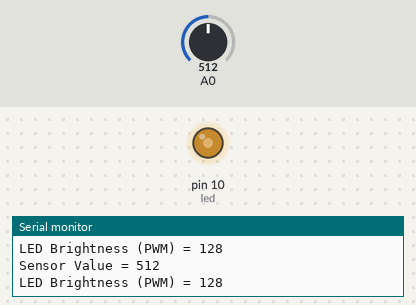
Simulated run of this sketch. Board: Arduino Uno, built with avr-gcc and run on an emulated ATmega328P. Parts: output pins drawn as LEDs (lit = HIGH), the last lines printed to the serial monitor. Inputs (shaded band) come from the test bench; at power-on: A0 = 512.

Above: at 1.2 s.
1.3 s: A0 set to 306
At 2.4 s:
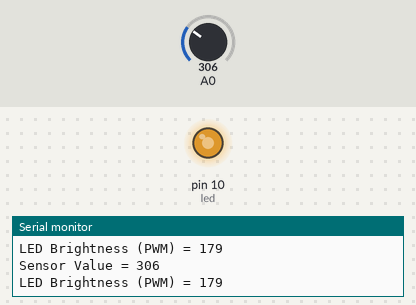
2.8 s: A0 set to 122
At 4.0 s:
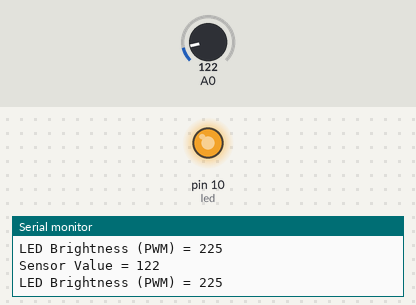
4.3 s: A0 set to 614
At 5.6 s:
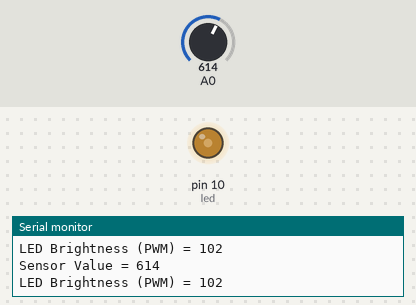
7.3 s: A0 set to 637
At 8.5 s:
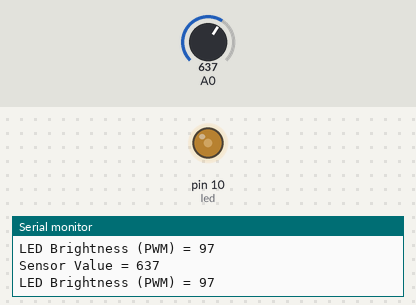
8.8 s: A0 set to 900
At 9.1 s:
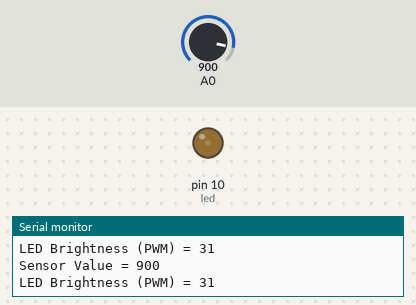
10.3 s: A0 set to 511
At 10.7 s:
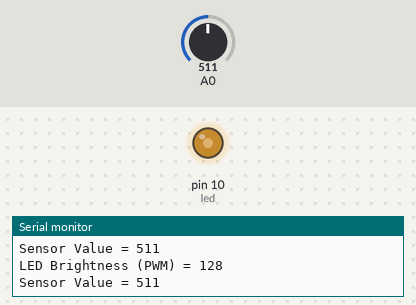
Timing chart, 0 to 12.8 s (numbered marks = the images above; inputs shaded):
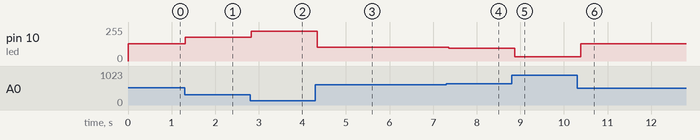

Measured:
- after the input at 1.3 s, pin 10 (led): 128/255 → 179/255 at once
- after the input at 2.8 s, pin 10 (led): 179/255 → 225/255 at once
- after the input at 4.3 s, pin 10 (led): 225/255 → 102/255 at once
- after the input at 7.3 s, pin 10 (led): 102/255 → 97/255 after 0.06 s
- after the input at 8.8 s, pin 10 (led): 97/255 → 31/255 after 0.07 s
- after the input at 10.3 s, pin 10 (led): 31/255 → 128/255 after 0.08 s

The sketch:

tamrin4_5.ino
```cpp
int sensorValue;
int led = 10;
void setup() {
  Serial.begin(9600);
  pinMode(led, OUTPUT);
}
void loop() {
  sensorValue = analogRead(A0);
  Serial.print("Sensor Value = ");
  Serial.println(sensorValue);
  int brightness = map(sensorValue, 0, 1023, 255, 0);
  analogWrite(led, brightness);
  Serial.print("LED Brightness (PWM) = ");
  Serial.println(brightness);
  delay(100);
}
```
